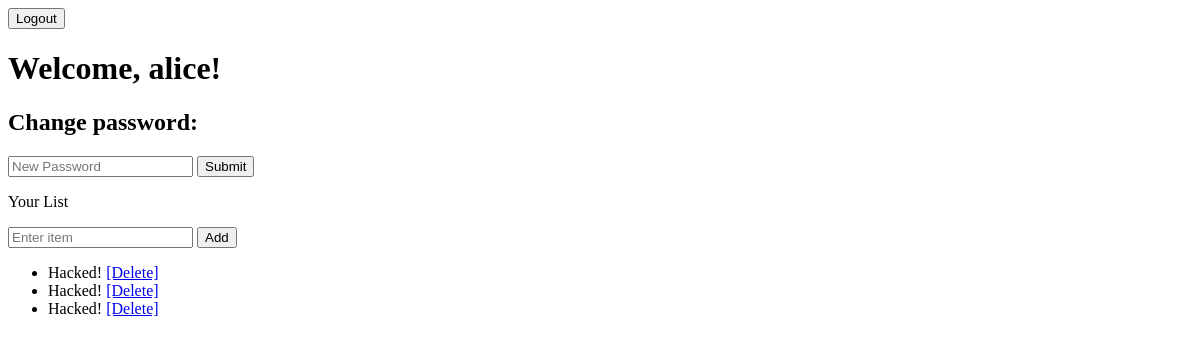
Page /list/ (signed in) on the earlier database version.
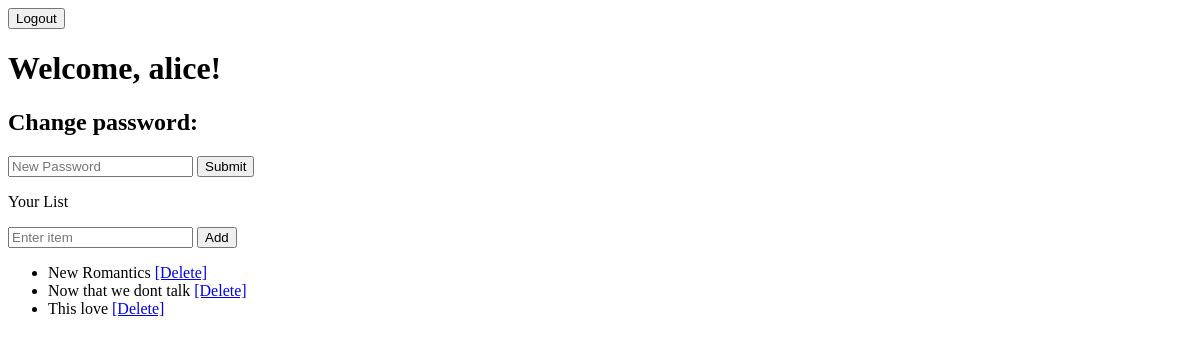
Same page on the later database version.
### list/models.py (models this page shows, shortened)
class ListItem(models.Model):
    user = models.ForeignKey(User, on_delete=models.CASCADE)
    item_text = models.CharField(max_length=200)

### list/views.py (the view)
# urls.py: path('', views.list_view, name='list'),  # Root page for the app
@login_required
def list_view(request):
    items = ListItem.objects.filter(user=request.user)
    return render(request, 'list/list.html', {'items': items, 'user': request.user})

### list/templates/list/list.html (shortened to what this page needs)
<!DOCTYPE html>
<html lang="en">
<head>
</head>
<body>
    <form action="{% url 'logout' %}" method="post" style="display: inline;">
        <button type="submit">Logout</button>
    </form>
    <h1>Welcome, {{ user.username }}!</h1>
    <h2>Change password:</h2>
    <form action='changepassword/' method="GET">
        <input type="password" placeholder="New Password" name="password" />
        <input type="submit" value="Submit" />
    </form>
    <p>Your List</p>
    <form method="POST" action="{% url 'add_item' %}">
        <input type="text" name="item_text" placeholder="Enter item">
        <button type="submit">Add</button>
    </form>
    <ul>
        {% for item in items %}
            <li>
                {{ item.item_text }}
                <a href="{% url 'delete_item' item.id %}">[Delete]</a>
            </li>
        {% empty %}
            <li>No items yet.</li>
        {% endfor %}
    </ul>
</body>
</html>

Differences in the rows shown:
removed ListItem: item_text "Hacked!"
removed ListItem: item_text "Hacked!"
removed ListItem: item_text "Hacked!"
added ListItem: item_text "New Romantics"
added ListItem: item_text "Now that we dont talk"
added ListItem: item_text "This love"
